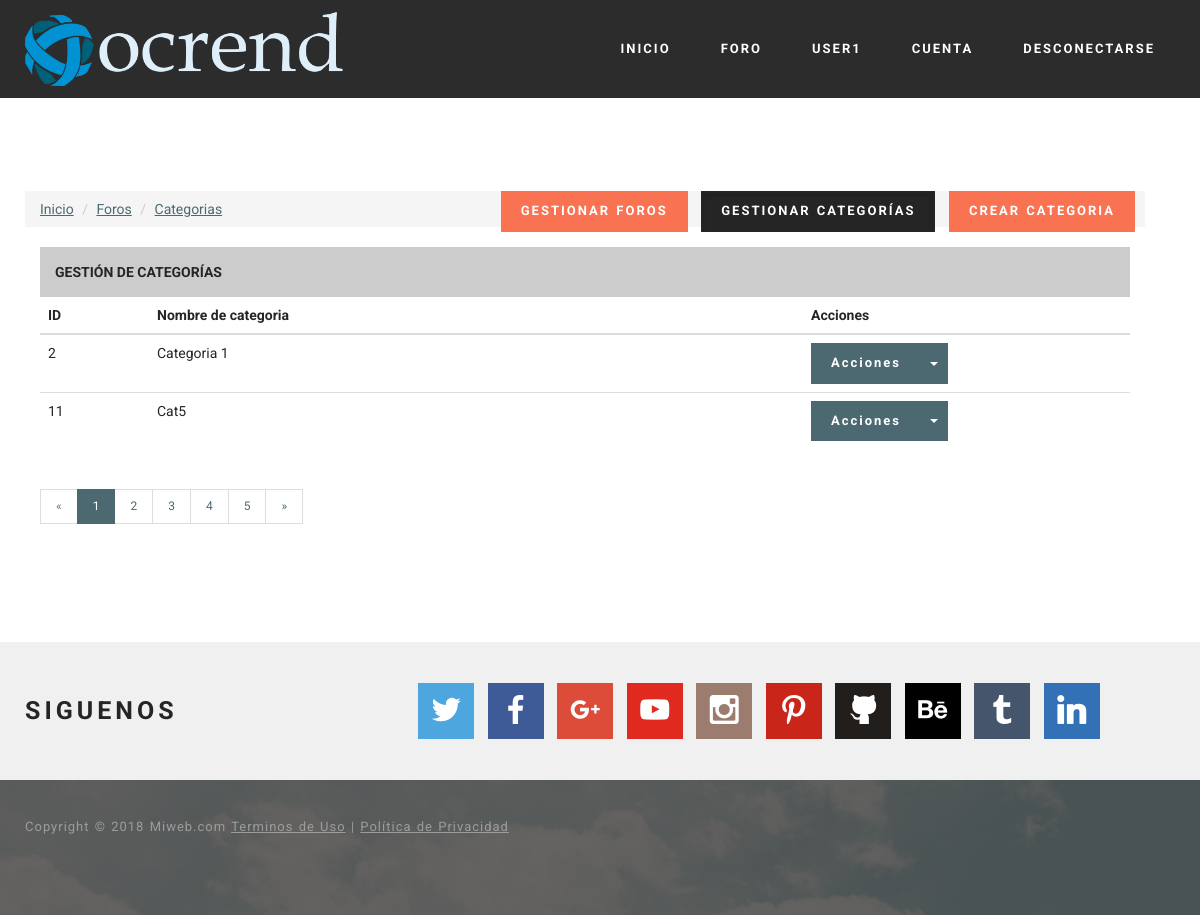
/?view=categorias (signed in), run on the app's committed database.
### tables this page shows
CREATE TABLE `users` (
  `id` bigint(255) NOT NULL,
  `user` varchar(17) NOT NULL,
  `pass` varchar(50) NOT NULL,
  `email` varchar(40) NOT NULL,
  `permiso` int(1) NOT NULL DEFAULT '0' COMMENT '0=Usuario normal,  1= moderador  2=admin',
  `activo` int(1) NOT NULL DEFAULT '0',
  `keyreg` varchar(120) NOT NULL DEFAULT '',
  `keypass` varchar(50) NOT NULL,
  `new_pass` varchar(50) NOT NULL,
  `ultima_conexion` int(80) NOT NULL DEFAULT '1539558829',
  `no_leidos` text NOT NULL,
  `img_perfil` varchar(100) NOT NULL DEFAULT 'noavatar.gif',
  `firma` varchar(255) NOT NULL DEFAULT 'Esta es la firma de usuario',
  `rango` varchar(70) NOT NULL DEFAULT 'Usuario',
  `edad` int(3) NOT NULL DEFAULT '18',
  `fecha_reg` varchar(11) NOT NULL DEFAULT '15/10/2018',
  `biografia` varchar(255) NOT NULL DEFAULT 'Biografía del usuario.'
);

CREATE TABLE `categorias` (
  `id` int(255) NOT NULL,
  `nombre` varchar(255) NOT NULL
);

### core/bin/functions/Users.php (called while the page is built, shortened)
<?php
function Users(){
$db = new Conexion();
$query =  $db->query("SELECT timer FROM config WHERE id='1' LIMIT 1;");
$timer = $db->recorrer($query)[0];
$db-> liberar($query);
$sql = $db->query("SELECT * FROM users");
$usuarios_actuales_db = $db->rows($sql);
if($_SESSION['cantidad_usuarios'] != $usuarios_actuales_db or (time() - 60) <= $timer) {
  while($d = $db->recorrer($sql)) {
    $users[$d['id']]= $d;}
}else {
  if (!isset($_SESSION['users'])) {
    while($d = $db->recorrer($sql)) {
      $users[$d['id']]= $d;}
  } else {
    $users = $_SESSION['users'];
  }
}
return $_SESSION['users'];
}
?>

### core/core.php (called while the page is built, shortened)
<?php
require('core/models/class.Conexion.php');
require('core/bin/functions/Users.php');
require('core/bin/functions/Categorias.php');
$_users = Users();
$_categorias = Categorias();
?>

### core/models/class.Conexion.php (called while the page is built, shortened)
<?php
class Conexion extends mysqli {
public function rows($query){
  return mysqli_num_rows($query);
}
public function liberar($query){
  return mysqli_free_result($query);
}
public function recorrer($query){
  return mysqli_fetch_array($query);
}
}
 ?>

### core/bin/functions/Categorias.php (called while the page is built, shortened)
<?php
function Categorias(){
$db = new Conexion();
$sql = $db->query("SELECT * FROM categorias;");
if($db->rows($sql) > 0) {
  while($d = $db->recorrer($sql)) {
    $categorias[$d['id']]= $d;
    }
}else {
  $categorias = false;
}
return $categorias;
}
?>

### html/forum/categorias/all_categoria.php (the view, shortened to what this page needs)
<?php include(HTML_DIR . 'overall/header.php'); ?>
<body>
<?php include(HTML_DIR . 'overall/topnav.php'); ?>
 <section class="mbr-section mbr-after-navbar" id="content1-10">
     <div class="mbr-section__container container mbr-section__container--isolated">
<div class="row container">
<?php
if(isset($_SESSION['app_id']) and $_users[$_SESSION['app_id']]['permiso'] >= 2){
  echo'
 <div class="mbr-avbar__column"><ul class="mbr-navbar__items mbr-navbar__items--right mbr-buttons mbr-buttons--freeze mbr-buttons">
     <a class="mbr-buttons__btn btn btn-danger" href="?view=configforos">GESTIONAR FOROS</a>
     <a class="mbr-buttons__btn btn btn-danger active" href="?view=categorias">GESTIONAR CATEGORÍAS</a>
     <a class="mbr-buttons__btn btn btn-danger" href="?view=categorias&mode=add">CREAR CATEGORIA</a>
</div>
  ';
}
?>
 <ol class="breadcrumb">
   <li class="breadcrumb-item"><i class="fa fa-comments"></i><a href="?view=index">Inicio</a></li>
   <li class="breadcrumb-item"><i class="fa fa-comments"></i><a href="?view=forum">Foros</a></li>
   <li class="breadcrumb-item"><a href="?view=categorias">Categorias</a></li>
 </ol>
<div class="col-sm-12">
  <table width="100%" border="0" cellspacing="2" cellpadding="2">
     <tr>
       <th scope="col" bgcolor="#CCCCCC" style="margin-bottom:5px; height:32px;" >
         <div align="left" style="margin-left:15px; margin-top:15px; margin-bottom:15px;">
           GESTIÓN DE CATEGORÍAS</div></th>
     </tr>
   </table>
   <?php
if(false != $_categorias){
  $HTML= '
  <div class="row">
    <div class="col-md-12">
  <table class="table">
    <thead>
      <tr>
        <th style="width: 10%">ID</th>
        <th style="width: 60%">Nombre de categoria</th>
        <th style="width: 30%">Acciones</th>
      </tr>
    </thead>
   <tbody>';
   foreach($_categorias as $id_categoria => $categoria_array){
     $HTML .= '<tr>
       <td>'.$_categorias[$id_categoria]['id'].'</td>
       <td>'.$_categorias[$id_categoria]['nombre'].'</td>
      <td>
        <div class="btn-group">
          <a class="btn btn-primary">Acciones</a>
          <a href="#" class="btn btn-primary dropdown-toggle" data-toggle="dropdown"><span class="caret"></span></a>
          <ul class="dropdown-menu">
            <li><a href="?view=categorias&mode=edit&id='.$_categorias[$id_categoria]['id'].'">Editar</a></li>
            <li><a onClick="DeleteItem(\'¿Esta seguro de eliminar esta categoria?\', \'?view=categorias&mode=delete&id='.$_categorias[$id_categoria]['id'].'\')">Eliminar</a></li>
          </ul>
      </div>
    </td>
    </tr>';
    }
    $HTML .='</tbody></table>';
   } else {
     $HTML='<div class="alert alert-dismissible alert-info">
  <button type="button" class="close" data-dismiss="alert">&times;</button>
  <strong>UPS! No hay ninguna categoria (all_categorias.php)</strong></a>
</div>';
  }
echo $HTML;
   ?>
 <div>
   <ul class="pagination pagination-sm">
     <li class="page-item disabled">
       <a class="page-link" href="#">&laquo;</a>
     </li>
     <li class="page-item active">
       <a class="page-link" href="#">1</a>
     </li>
     <li class="page-item">
       <a class="page-link" href="#">2</a>
     </li>
     <li class="page-item">
       <a class="page-link" href="#">3</a>
     </li>
     <li class="page-item">
       <a class="page-link" href="#">4</a>
     </li>
     <li class="page-item">
       <a class="page-link" href="#">5</a>
     </li>
     <li class="page-item">
       <a class="page-link" href="#">&raquo;</a>
     </li>
   </ul>
 </div>
</div>
</section>
<?php include(HTML_DIR . 'overall/footer.php'); ?>
</body>
</html>

### html/overall/topnav.php (shortened to what this page needs)
<section class="mbr-navbar mbr-navbar--freeze mbr-navbar--absolute mbr-navbar--sticky mbr-navbar--auto-collapse" id="ext_menu-0">
    <div class="mbr-navbar__section mbr-section">
        <div class="mbr-section__container container">
            <div class="mbr-navbar__container">
                <div class="mbr-navbar__column mbr-navbar__column--s mbr-navbar__brand">
                    <span class="mbr-navbar__brand-link mbr-brand mbr-brand--inline">
                        <span class="mbr-brand__logo"><a href="#"><img class="mbr-navbar__brand-img mbr-brand__img" src="views/images/logo.png" alt="Mobirise"></a></span>
                    </span>
                </div>
                <div class="mbr-navbar__column mbr-navbar__menu">
                    <nav class="mbr-navbar__menu-box mbr-navbar__menu-box--inline-right">
                        <div class="mbr-navbar__column"><ul class="mbr-navbar__items mbr-navbar__items--right mbr-buttons mbr-buttons--freeze mbr-buttons--right btn-decorator mbr-buttons--active"><li class="mbr-navbar__item">
                          <a class="mbr-buttons__link btn text-white" href="#">INICIO</a></li><li class="mbr-navbar__item">
                            <a class="mbr-buttons__link btn text-white" href="?view=forum">FORO</a></li><li class="mbr-navbar__item">
<?php
if(!isset($_SESSION['app_id'])){
  echo '<a class="mbr-buttons__link btn text-white" data-toggle="modal" data-target="#Login">INICIAR SESIÓN</a></li><li class="mbr-navbar__item">
  <div class="mbr-navbar__column"><ul class="mbr-navbar__items mbr-navbar__items--right mbr-buttons mbr-buttons--freeze mbr-buttons--right btn-inverse mbr-buttons--active">
  <li class="mbr-navbar__item"><a class="mbr-buttons__btn btn btn-danger" data-toggle="modal" data-target="#Registro">REGISTRO</a></li></ul></div>
';
}else {
  echo '<a class="mbr-buttons__link btn text-white" href="?view=perfil&id='.$_SESSION['app_id'].'">'. strtoupper($_users[$_SESSION['app_id']]['user']) .'</a></li><li class="mbr-navbar__item">
        <a class="mbr-buttons__link btn text-white" href="?view=cuenta">CUENTA</a></li><li class="mbr-navbar__item">
        <a class="mbr-buttons__link btn text-white" href="?view=logout">DESCONECTARSE</a></li><li class="mbr-navbar__item">
  ';
}
?>
                    </nav>
                </div>
            </div>
        </div>
    </div>
</section>

### views/mobirise/css/style.css (style rules this page uses)
html { position: relative; min-height: 100%; }
.mbr-navbar { position: relative; width: 100%; }
.mbr-navbar:before { content: ""; display: block; }
.mbr-navbar__brand-link:after, .mbr-navbar__brand-img { height: 74px; }
.mbr-navbar:before, .mbr-navbar__container { height: 98px; }
.mbr-navbar__brand-img { position: relative; }
.mbr-navbar__brand-img, .mbr-navbar__container, .mbr-navbar__section { -webkit-transition: all 300ms ease-in-out 0s; -o-transition: all 300ms ease-in-out 0s; transition: all 300ms ease-in-out 0s; }
.mbr-navbar__section { background: #2c2c2c; height: auto; position: absolute; top: 0; width: 100%; z-index: 1000; }
.mbr-navbar__container { display: table; padding: 12px 0; width: 100%; }
.mbr-navbar__menu-box { display: table; width: 100%; }
.mbr-navbar__menu-box--inline-left, .mbr-navbar__menu-box--inline-center, .mbr-navbar__menu-box--inline-right { display: block; text-align: left; }
.mbr-navbar__menu-box--inline-right { text-align: right; }
.mbr-navbar__column { display: table-cell; vertical-align: middle; }
.mbr-navbar__column--s { width: 20%; }
.mbr-navbar__menu-box--inline-left .mbr-navbar__column, .mbr-navbar__menu-box--inline-center .mbr-navbar__column, .mbr-navbar__menu-box--inline-right .mbr-navbar__column { display: inline-block; }
.mbr-navbar__items { float: left; padding-left: 0px; position: relative; left: -20px; }
.mbr-navbar__items--right { float: right; left: 0; }
.mbr-navbar__item { display: block; float: left; position: relative; }
.mbr-navbar--sticky .mbr-navbar__section { position: fixed; }
.mbr-navbar--absolute { position: absolute; }
.mbr-after-navbar:before { content: ""; display: block; height: 98px; }
.mbr-brand { display: block; float: left; position: relative; }
.mbr-brand, .mbr-brand:hover { text-decoration: none; }
.mbr-brand--inline { display: table; }
.mbr-brand--inline:after { content: ""; display: table-cell; width: 1px; }
.mbr-brand--inline .mbr-brand__logo, .mbr-brand--inline .mbr-brand__name { display: table-cell; vertical-align: middle; }
.mbr-brand--inline .mbr-brand__logo { padding-right: 10px; }
.mbr-section { padding: 0 20px; }
.mbr-section__container { padding: 0; position: relative; z-index: 3; }
.mbr-section__container--isolated { padding-bottom: 93px; padding-top: 93px; }
.mbr-buttons { margin: -26px 0 13px 0; position: relative; text-align: left; top: 26px; }
.mbr-buttons__btn, .mbr-buttons__link { margin: 0 10px 13px 0; }
.mbr-buttons__btn, .mbr-buttons__link, .mbr-buttons__btn:hover, .mbr-buttons__link:hover { text-decoration: none; }
.mbr-buttons--right { text-align: right; }
.mbr-buttons--right .mbr-buttons__btn, .mbr-buttons--right .mbr-buttons__link { margin: 0 0 13px 10px; }

### views/mobirise/css/mbr-additional.css (style rules this page uses)
#ext_menu-0 .mbr-navbar__section { background: #2c2c2c; }

### data on the page
users: user "USER1"
categorias: id "2", nombre "Categoria 1"
categorias: id "11", nombre "Cat5"

### other printed values
APP_COPY "Copyright © 2018 Miweb.com"
